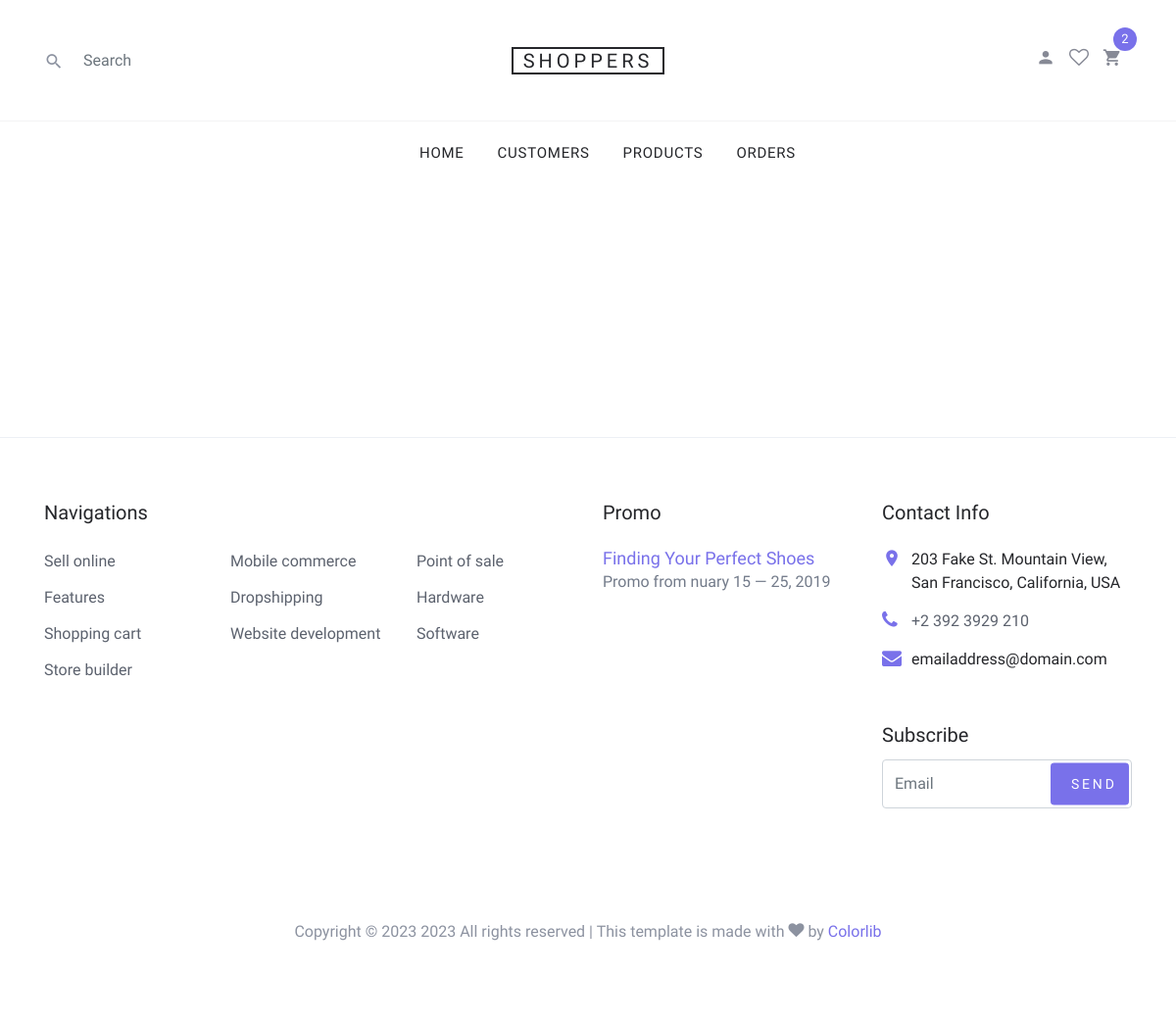
The app's page /customers/, older data.
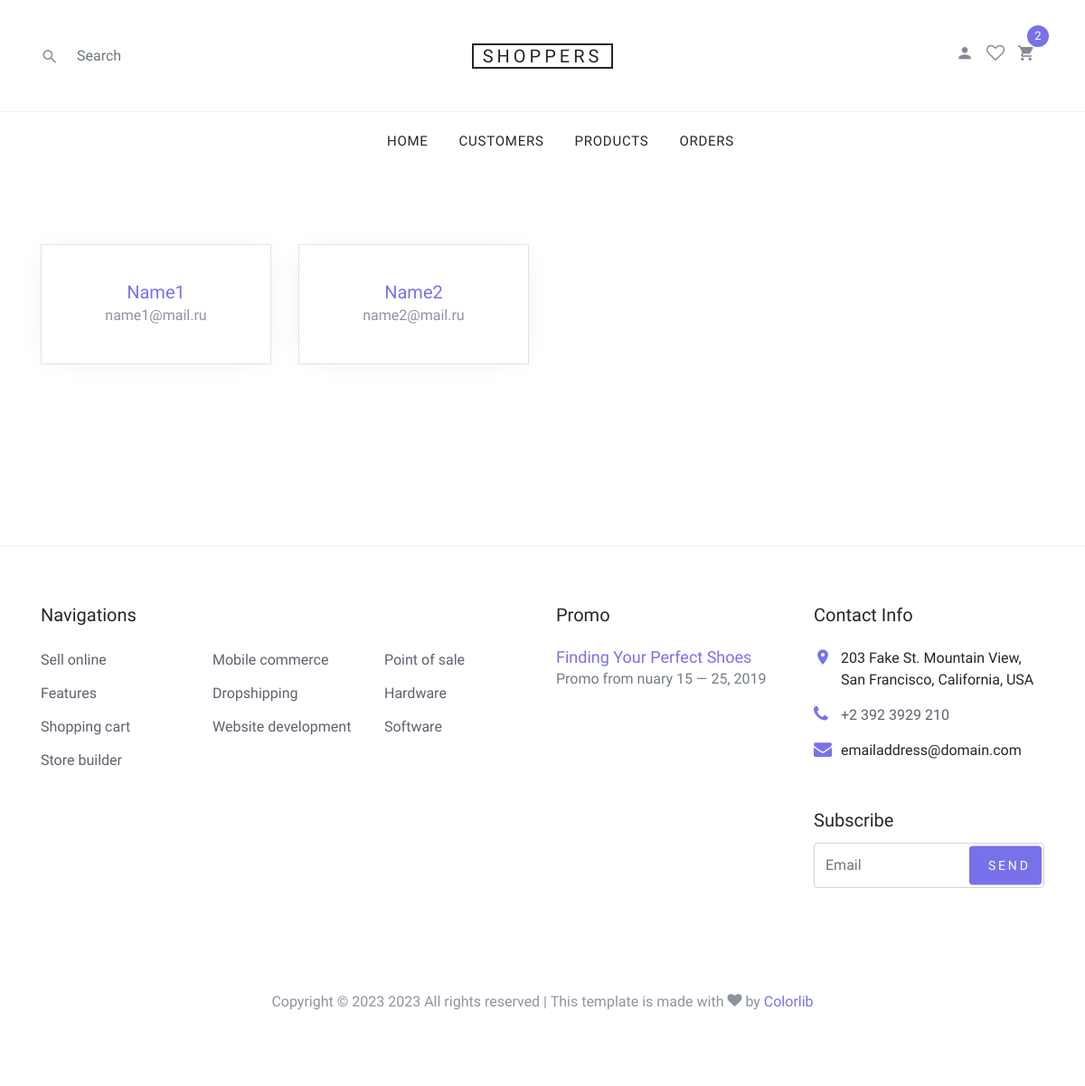
The same page, newer data.
### myapp/models.py (models this page shows, shortened)
class Customer(models.Model):
    name = models.CharField(max_length=50)
    email = models.EmailField()
    phone = models.CharField(max_length=15)
    address = models.CharField(max_length=150)
    date_of_registered = models.DateField(default=timezone.now)

### myapp/views.py (the view)
# urls.py: path('customers/', views.get_all_customers, name='customers'),
def get_all_customers(request):
    context = 'Customers'
    customers = Customer.objects.all()
    return render(request, 'customers.html', {'context': context, 'customers': customers})

### templates/customers.html (shortened to what this page needs)
{% extends 'base.html' %}
{% block content %}
        <div class="container">
            <div class="row mb-5">
                <div class="col-md-9 order-2">
                    <div class="row mb-5">
                        {% for i in customers %}
                        <div class="col-sm-6 col-lg-4 mb-4 aos-init aos-animate" data-aos="fade-up">
                            <div class="block-4 text-center border">
                                <div class="block-4-text p-4">
                                    <h3><a href="shop-single.html">{{ i.name }}</a></h3>
                                    <p class="mb-0">{{ i.email }}</p>
                                </div>
                            </div>
                        </div>
                        {% endfor %}
                    </div>
                </div>
            </div>
        </div>
{% endblock %}

Row changes from the older to the newer data that the page shows:
added Customer: name "Name1", email "name1@mail.ru"
added Customer: name "Name2", email "name2@mail.ru"
